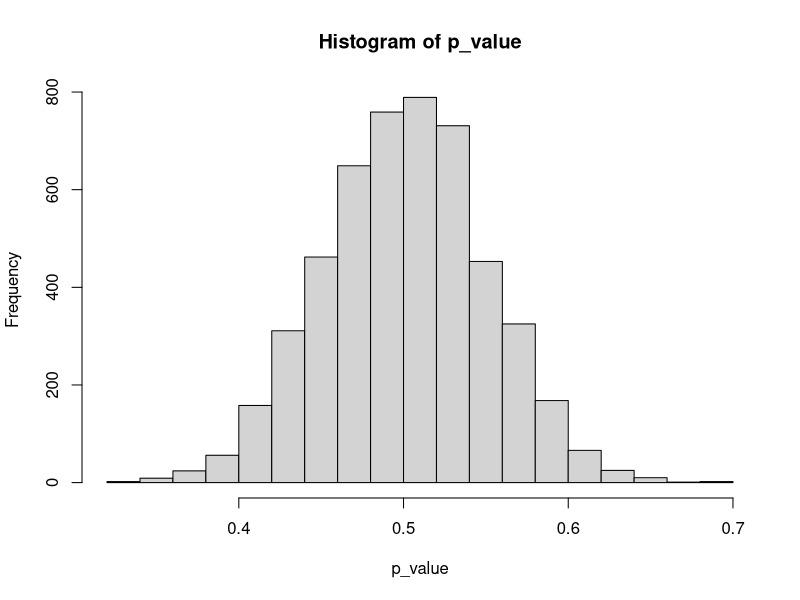

Source code (R):
## ---- chunk 1
mu <- 0
sd <- 2
n <- 16
v <- rnorm(n, mu, sd)
v_mean <-mean(v)

C = (v_mean-mu)/(sd/sqrt(n))
p_value <- pnorm(C,mu,sd)
1-p_value
## ---- chunk 2
mu <- 0
sd <- 2
n <- 16
iterations <- 5000

# Simulate 5000 tests, each with 16 samples.
means <- rnorm(iterations, mu, sd/n)

# Calculate the z-score for each simulation
Z = (means-mu)/(sd/sqrt(n))

p_value <- pnorm(Z,mu,sd)
p_value <- 1 - p_value
hist(p_value)
